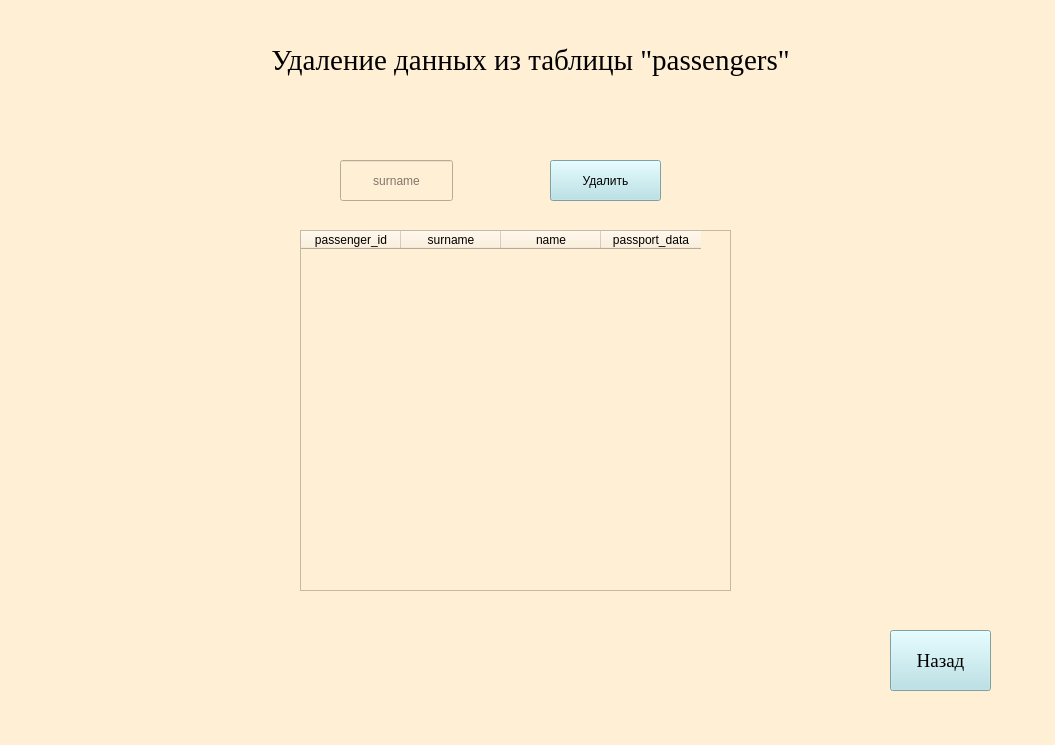
<?xml version="1.0" encoding="UTF-8"?>
<ui version="4.0">
 <class>MainWindow</class>
 <widget class="QMainWindow" name="MainWindow">
  <property name="geometry">
   <rect>
    <x>0</x>
    <y>0</y>
    <width>1055</width>
    <height>745</height>
   </rect>
  </property>
  <property name="windowTitle">
   <string>Добавление записей</string>
  </property>
  <property name="styleSheet">
   <string notr="true">background-color: rgb(255, 239, 213)</string>
  </property>
  <widget class="QWidget" name="centralwidget">
   <widget class="QPushButton" name="back">
    <property name="geometry">
     <rect>
      <x>890</x>
      <y>630</y>
      <width>101</width>
      <height>61</height>
     </rect>
    </property>
    <property name="font">
     <font>
      <family>Times New Roman</family>
      <pointsize>14</pointsize>
     </font>
    </property>
    <property name="styleSheet">
     <string notr="true">background-color: rgb(176, 224, 230)</string>
    </property>
    <property name="text">
     <string>Назад</string>
    </property>
   </widget>
   <widget class="QLabel" name="label">
    <property name="geometry">
     <rect>
      <x>0</x>
      <y>30</y>
      <width>1061</width>
      <height>61</height>
     </rect>
    </property>
    <property name="font">
     <font>
      <family>Times New Roman</family>
      <pointsize>22</pointsize>
     </font>
    </property>
    <property name="text">
     <string>Удаление данных из таблицы &quot;passengers&quot;</string>
    </property>
    <property name="alignment">
     <set>Qt::AlignCenter</set>
    </property>
   </widget>
   <widget class="QLineEdit" name="lineEdit_2">
    <property name="geometry">
     <rect>
      <x>340</x>
      <y>160</y>
      <width>113</width>
      <height>41</height>
     </rect>
    </property>
    <property name="alignment">
     <set>Qt::AlignCenter</set>
    </property>
    <property name="placeholderText">
     <string>surname</string>
    </property>
   </widget>
   <widget class="QPushButton" name="ok">
    <property name="geometry">
     <rect>
      <x>550</x>
      <y>160</y>
      <width>111</width>
      <height>41</height>
     </rect>
    </property>
    <property name="styleSheet">
     <string notr="true">background-color: rgb(176, 224, 230)</string>
    </property>
    <property name="text">
     <string>Удалить</string>
    </property>
   </widget>
   <widget class="QTableWidget" name="tableWidget">
    <property name="geometry">
     <rect>
      <x>300</x>
      <y>230</y>
      <width>431</width>
      <height>361</height>
     </rect>
    </property>
    <column>
     <property name="text">
      <string>passenger_id</string>
     </property>
    </column>
    <column>
     <property name="text">
      <string>surname</string>
     </property>
    </column>
    <column>
     <property name="text">
      <string>name</string>
     </property>
    </column>
    <column>
     <property name="text">
      <string>passport_data</string>
     </property>
    </column>
   </widget>
  </widget>
 </widget>
 <resources/>
 <connections/>
</ui>
